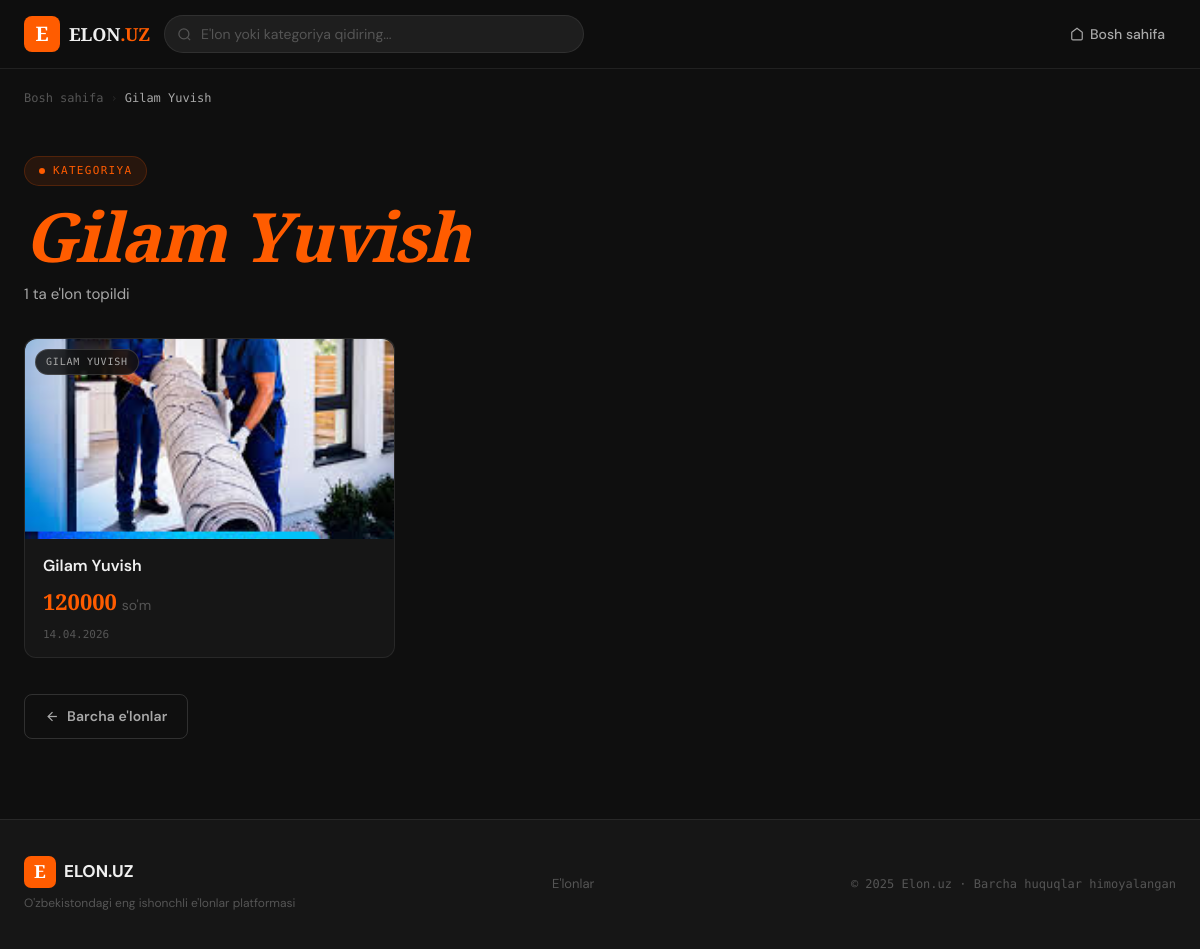
The page /category/5/ on the database its author committed.
### olxapp/models.py (models this page shows, shortened)
class Category(models.Model):
    name = models.CharField(max_length=100, unique=True, verbose_name='Bolim nomi')
    description = models.CharField(default='', max_length=40, validators=[validate_description], verbose_name='Tavsif')
    class Meta:
        verbose_name = 'Bolim'
        verbose_name_plural = 'Bolimlar'
        ordering = ("name",)

class Advertisement(models.Model):
    advertisters = models.ManyToManyField(Advertister, related_name='advertister', verbose_name='Elon joylovchi')
    region = models.ForeignKey(Region, on_delete=models.SET_NULL, null=True, blank=True, verbose_name='Joylashuv')
    category = models.ForeignKey(Category, on_delete=models.CASCADE, verbose_name='Bolim')
    title = models.CharField(max_length=200, verbose_name='Nomi')
    description = models.TextField(verbose_name='Izoh')
    price = models.DecimalField(max_digits=10, decimal_places=2, verbose_name='Narxi')
    image = models.ImageField(upload_to='images/', verbose_name='Rasm', null=True, blank=True)
    video = models.FileField(upload_to='video/', verbose_name='Video', null=True, blank=True)
    create_at = models.DateTimeField(auto_now_add=True)
    class Meta:
        verbose_name = 'Elon'
        verbose_name_plural = 'Elonlar'
        ordering = ('title', '-create_at')

### olxapp/views.py (the view)
# urls.py: path('category/<int:category_id>/', views.ad_by_category, name='advens_by_category'),
def ad_by_category(request: HttpRequest, category_id):
    category = Category.objects.get(id=category_id)
    ad = Advertisement.objects.filter(category=category)
    context = {
        'category': category,
        'ad': ad
    }
    return render(request, 'olxapp/advens_by_category.html', context)

### olxapp/templates/olxapp/advens_by_category.html (shortened to what this page needs)
{% extends 'base.html' %}
{% block content %}
<div class="container">
  <nav class="breadcrumb anim-fade">
    <a href="{% url 'home' %}">Bosh sahifa</a>
    <span class="sep">›</span>
    <span class="cur">{{ category.name }}</span>
  </nav>
  <div class="hero anim-up">
    <div class="hero-eyebrow">Kategoriya</div>
    <h1 class="hero-title"><em>{{ category.name }}</em></h1>
    <p class="hero-sub">{{ ad|length }} ta e'lon topildi</p>
  </div>
  {% if ad %}
  <div class="ads-grid">
    {% for item in ad %}
    <article class="card anim-up d{{ forloop.counter|default:1 }}">
      <a href="{% url 'advens' item.id %}">
        <div class="ad-img-wrap">
          {% if item.image %}
            <img src="{{ item.image.url }}" alt="{{ item.title }}" class="ad-img" loading="lazy">
          {% else %}
            <div class="ad-no-img">
              <svg width="40" height="40" viewBox="0 0 24 24" fill="none" stroke="currentColor" stroke-width="1" opacity="0.2"><rect x="3" y="3" width="18" height="18" rx="2"/><circle cx="9" cy="9" r="2"/><path d="m21 15-3.086-3.086a2 2 0 0 0-2.828 0L6 21"/></svg>
            </div>
          {% endif %}
          <div class="ad-badge">{{ item.category.name }}</div>
        </div>
        <div class="ad-body">
          <div class="ad-title">{{ item.title }}</div>
          <div class="ad-price">{{ item.price|floatformat:0 }} <small>so'm</small></div>
          <div class="ad-date">{{ item.create_at|date:"d.m.Y" }}</div>
        </div>
      </a>
    </article>
    {% endfor %}
  </div>
  {% endif %}
  <div style="padding-top:36px;">
    <a href="{% url 'home' %}" class="btn btn-outline">
      <svg width="15" height="15" viewBox="0 0 24 24" fill="none" stroke="currentColor" stroke-width="2"><line x1="19" y1="12" x2="5" y2="12"/><polyline points="12 19 5 12 12 5"/></svg>
      Barcha e'lonlar
    </a>
  </div>
</div>
{% endblock %}

### templates/components/_link.html (style rules this page uses)
*, *::before, *::after { box-sizing: border-box; margin: 0; padding: 0; }
html { scroll-behavior: smooth; }
:root { --bg: #0f0f0f; --bg2: #161616; --bg3: #1e1e1e; --border: rgba(255, 255, 255, 0.08); --border2: rgba(255, 255, 255, 0.14); --accent: #FF5C00; --accent2: #FF8A3D; --accentbg: rgba(255, 92, 0, 0.1); --gold: #F5C842; --goldbg: rgba(245, 200, 66, 0.1); --green: #22C55E; --text: #F0F0F0; --text2: #A8A8A8; --text3: #555; --r: 12px; --r-sm: 8px; --r-xs: 6px; --shadow: 0 8px 40px rgba(0, 0, 0, 0.5); --t: 0.2s; --ease: cubic-bezier(0.4, 0, 0.2, 1); }
body { background: var(--bg); color: var(--text); font-family: 'DM Sans', sans-serif; font-size: 15px; line-height: 1.6; min-height: 100vh; overflow-x: hidden; -webkit-font-smoothing: antialiased; }
a { color: inherit; text-decoration: none; }
img { max-width: 100%; display: block; }
.container { max-width: 1280px; margin: 0 auto; padding: 0 24px; }
.btn { display: inline-flex; align-items: center; justify-content: center; gap: 7px; padding: 10px 20px; border-radius: var(--r-sm); font-size: 14px; font-weight: 600; border: none; transition: all var(--t) var(--ease); white-space: nowrap; cursor: pointer; letter-spacing: 0.01em; }
.btn-outline { background: transparent; color: var(--text2); border: 1px solid var(--border2); }
.card { background: var(--bg2); border: 1px solid var(--border); border-radius: var(--r); overflow: visible; transition: transform var(--t) var(--ease), border-color var(--t), box-shadow var(--t); position: relative; }
.ad-img-wrap { position: relative; height: 200px; overflow: hidden; background: var(--bg3); border-radius: var(--r) var(--r) 0 0; }
.ad-img { width: 100%; height: 100%; object-fit: cover; transition: transform 0.5s var(--ease); }
.ad-badge { position: absolute; top: 10px; left: 10px; background: rgba(15, 15, 15, 0.85); backdrop-filter: blur(8px); border: 1px solid var(--border2); color: var(--text2); font-family: 'DM Mono', monospace; font-size: 10px; text-transform: uppercase; padding: 4px 10px; border-radius: 100px; letter-spacing: 0.08em; }
.ad-body { padding: 16px 18px 14px; }
.ad-title { font-family: 'DM Sans', sans-serif; font-weight: 600; font-size: 16px; line-height: 1.35; margin-bottom: 8px; display: -webkit-box; -webkit-box-orient: vertical; overflow: hidden; }
.ad-price { font-family: 'Playfair Display', serif; font-weight: 700; font-size: 22px; color: var(--accent); display: flex; align-items: baseline; gap: 5px; }
.ad-price small { font-size: 14px; font-weight: 400; font-family: 'DM Sans', sans-serif; color: var(--text3); }
.ad-date { font-family: 'DM Mono', monospace; font-size: 11px; color: var(--text3); margin-top: 6px; }
.ads-grid { display: grid; grid-template-columns: repeat(auto-fill, minmax(280px, 1fr)); gap: 20px; }
.hero { padding: 48px 0 32px; }
.hero-eyebrow { display: inline-flex; align-items: center; gap: 8px; font-family: 'DM Mono', monospace; font-size: 11px; text-transform: uppercase; letter-spacing: 0.12em; color: var(--accent); background: var(--accentbg); border: 1px solid rgba(255, 92, 0, 0.2); padding: 5px 14px; border-radius: 100px; margin-bottom: 16px; }
.hero-eyebrow::before { content: ''; width: 6px; height: 6px; border-radius: 50%; background: var(--accent); flex-shrink: 0; }
.hero-title { font-family: 'Playfair Display', serif; font-weight: 900; font-size: clamp(38px, 6vw, 68px); line-height: 1.0; letter-spacing: -0.02em; }
.hero-title em { color: var(--accent); font-style: italic; }
.hero-sub { color: var(--text2); font-size: 15px; margin-top: 12px; }
.breadcrumb { display: flex; align-items: center; gap: 7px; font-family: 'DM Mono', monospace; font-size: 12px; color: var(--text3); padding: 20px 0 0; }
.breadcrumb a { transition: color var(--t); }
.breadcrumb .sep { opacity: 0.35; }
.breadcrumb .cur { color: var(--text2); }
.anim-up { animation: fadeUp 0.45s cubic-bezier(0.4, 0, 0.2, 1) both; }
.anim-fade { animation: fadeIn 0.35s ease both; }
.d1 { animation-delay: 0.05s; }

### rows shown on the page
Category: name "Gilam Yuvish"
Advertisement: image (picture), category.name "GILAM YUVISH", title "Gilam Yuvish", price "120000", create_at "14.04.2026"

### other values the page prints
{{ ad|length }} "1"
